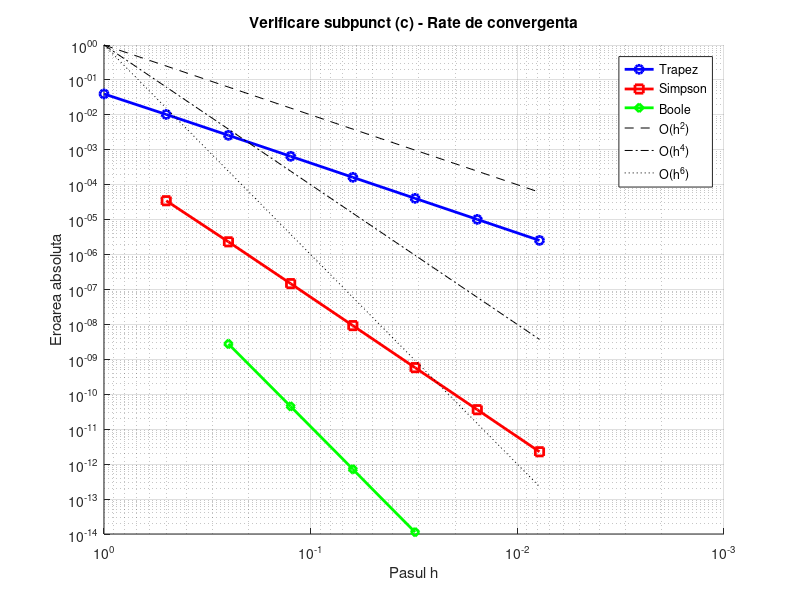

Write MATLAB code to recreate this figure.
% Functia de integrat
f = @(x) log(x);
a = 1; b = 2;
exact = 2*log(2) - 1;

% Initializare
max_level = 8;
h = (b-a)./(2.^(0:max_level-1));
methods = {'Trapez', 'Simpson', 'Boole'};
colors = {'b', 'r', 'g'};
markers = {'o', 's', 'd'};

% Calcul erori pentru toate metodele
errors = zeros(max_level, 3);

% 1. Calcul regula trapezului
for i = 1:max_level
    n = 2^(i-1);
    x = linspace(a, b, n+1);
    errors(i,1) = abs(h(i)/2 * (f(a) + 2*sum(f(x(2:end-1))) + f(b)) - exact);
end

% 2. Calcul regula Simpson
for i = 2:max_level
    n = 2^i;
    x = linspace(a, b, n+1);
    h_simp = (b-a)/n;
    errors(i,2) = abs(h_simp/3 * (f(a) + 4*sum(f(x(2:2:end-1))) + 2*sum(f(x(3:2:end-2))) + f(b)) - exact);
end

% 3. Calcul regula Boole
for i = 3:max_level
    n = 2^(i-1);
    x = linspace(a, b, n+1);
    h_boole = h(i);
    sum_part = 0;
    for k = 1:n
        x1 = x(k); x5 = x(k+1);
        x2 = (3*x1+x5)/4; x3 = (x1+x5)/2; x4 = (x1+3*x5)/4;
        sum_part = sum_part + 7*f(x1) + 32*f(x2) + 12*f(x3) + 32*f(x4) + 7*f(x5);
    end
    errors(i,3) = abs(h_boole/90 * sum_part - exact);
end

% 4. Grafic log-log
figure;
hold on;
for method = 1:3
    valid_levels = method:max_level;
    loglog(h(valid_levels), errors(valid_levels,method), ...
        [colors{method} '-' markers{method}], ...
        'LineWidth', 2, 'DisplayName', methods{method});
end

% 5. Linii teoretice de referinta
loglog(h, h.^2, 'k--', 'DisplayName', 'O(h^2)');
loglog(h, h.^4, 'k-.', 'DisplayName', 'O(h^4)');
loglog(h, h.^6, 'k:', 'DisplayName', 'O(h^6)');

xlabel('Pasul h');
ylabel('Eroarea absoluta');
legend('Location', 'best');
title('Verificare subpunct (c) - Rate de convergenta');
grid on;
set(gca, 'XDir', 'reverse'); % Pentru h descrescator
